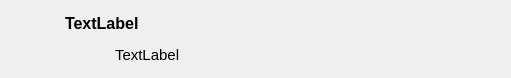
<?xml version="1.0" encoding="UTF-8"?>
<ui version="4.0">
 <class>wdgCuriosity</class>
 <widget class="QWidget" name="wdgCuriosity">
  <property name="geometry">
   <rect>
    <x>0</x>
    <y>0</y>
    <width>511</width>
    <height>78</height>
   </rect>
  </property>
  <layout class="QHBoxLayout" name="horizontalLayout_4">
   <item>
    <layout class="QHBoxLayout" name="horizontalLayout_3">
     <item>
      <widget class="QLabel" name="lblPixmap">
       <property name="minimumSize">
        <size>
         <width>32</width>
         <height>32</height>
        </size>
       </property>
       <property name="maximumSize">
        <size>
         <width>32</width>
         <height>32</height>
        </size>
       </property>
       <property name="text">
        <string/>
       </property>
       <property name="pixmap">
        <pixmap resource="../images/xulpymoney.qrc">:/xulpymoney/database.png</pixmap>
       </property>
       <property name="scaledContents">
        <bool>true</bool>
       </property>
      </widget>
     </item>
     <item>
      <layout class="QVBoxLayout" name="verticalLayout">
       <item>
        <layout class="QHBoxLayout" name="horizontalLayout">
         <item>
          <widget class="QLabel" name="label_2">
           <property name="minimumSize">
            <size>
             <width>10</width>
             <height>0</height>
            </size>
           </property>
           <property name="maximumSize">
            <size>
             <width>10</width>
             <height>16777215</height>
            </size>
           </property>
          </widget>
         </item>
         <item>
          <widget class="QLabel" name="lblTitle">
           <property name="font">
            <font>
             <pointsize>12</pointsize>
             <weight>75</weight>
             <italic>false</italic>
             <bold>true</bold>
            </font>
           </property>
           <property name="text">
            <string>TextLabel</string>
           </property>
           <property name="alignment">
            <set>Qt::AlignJustify|Qt::AlignVCenter</set>
           </property>
           <property name="wordWrap">
            <bool>true</bool>
           </property>
           <property name="margin">
            <number>3</number>
           </property>
          </widget>
         </item>
        </layout>
       </item>
       <item>
        <layout class="QHBoxLayout" name="horizontalLayout_2">
         <item>
          <widget class="QLabel" name="label">
           <property name="minimumSize">
            <size>
             <width>60</width>
             <height>0</height>
            </size>
           </property>
           <property name="maximumSize">
            <size>
             <width>60</width>
             <height>16777215</height>
            </size>
           </property>
           <property name="text">
            <string/>
           </property>
          </widget>
         </item>
         <item>
          <widget class="QLabel" name="lbl">
           <property name="font">
            <font>
             <pointsize>11</pointsize>
            </font>
           </property>
           <property name="text">
            <string>TextLabel</string>
           </property>
           <property name="alignment">
            <set>Qt::AlignJustify|Qt::AlignVCenter</set>
           </property>
           <property name="wordWrap">
            <bool>true</bool>
           </property>
           <property name="margin">
            <number>2</number>
           </property>
          </widget>
         </item>
        </layout>
       </item>
      </layout>
     </item>
    </layout>
   </item>
  </layout>
 </widget>
 <resources>
  <include location="../images/xulpymoney.qrc"/>
 </resources>
 <connections/>
</ui>
